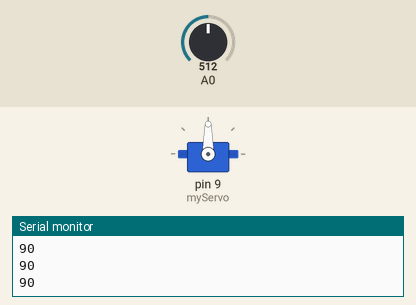
Simulated run of this sketch. Board: Arduino Uno, built with avr-gcc and run on an emulated ATmega328P. Parts: servo, the last lines printed to the serial monitor. The inputs (shaded band) are chosen by the test bench; at power-on: A0 = 512.

Above: at 1.2 s.
1.3 s: A0 set to 716
At 2.4 s:
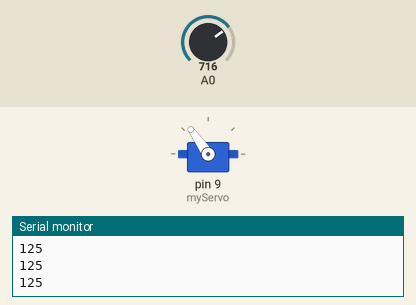
2.8 s: A0 set to 900
At 3.8 s:
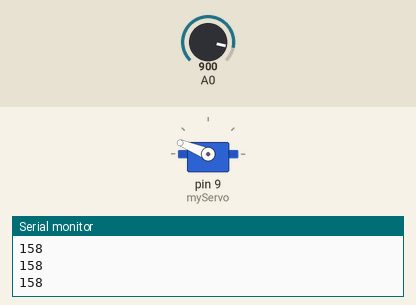
4.3 s: A0 set to 1023
At 5.2 s:
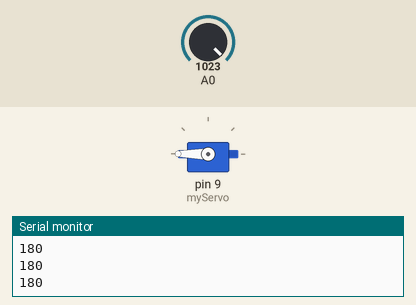
5.8 s: A0 set to 306
At 6.5 s:
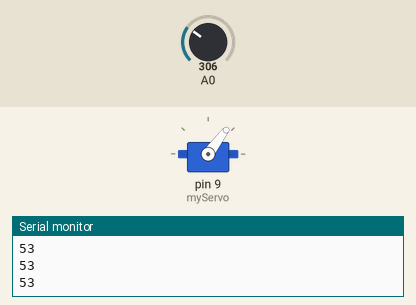
7.3 s: A0 set to 122
At 7.8 s:
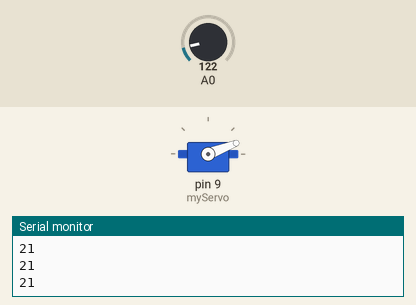
8.8 s: A0 set to 0
At 9.2 s:
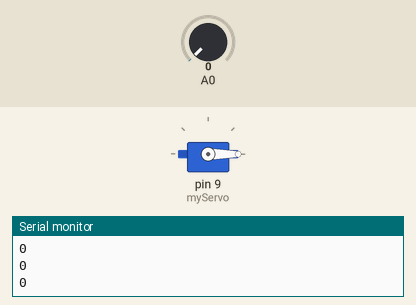
Timing chart, 0 to 11.3 s (numbered marks = the images above; inputs shaded):
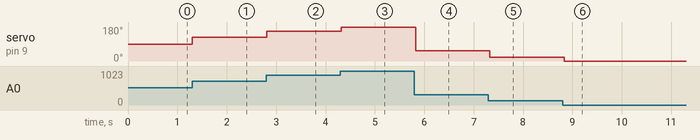

Measured:
- after the input at 1.3 s, servo on pin 9 (myServo): 90° → 125° at once
- after the input at 2.8 s, servo on pin 9 (myServo): 125° → 158° at once
- after the input at 4.3 s, servo on pin 9 (myServo): 158° → 180° at once
- after the input at 5.8 s, servo on pin 9 (myServo): 180° → 53° at once
- after the input at 7.3 s, servo on pin 9 (myServo): 53° → 21° at once
- after the input at 8.8 s, servo on pin 9 (myServo): 21° → 0° at once

The sketch:

brushless.ino
```cpp
#include <Servo.h>

Servo myServo;

void setup(){
  myServo.attach(9,1000,2000);
  Serial.begin(9600);
}

int potVal = 0;

void loop(){
  potVal = analogRead(A0);
  int out = map(potVal,0,1023,0,180);
  Serial.println(out);
  myServo.write(out);
  delay(100);
}
```
